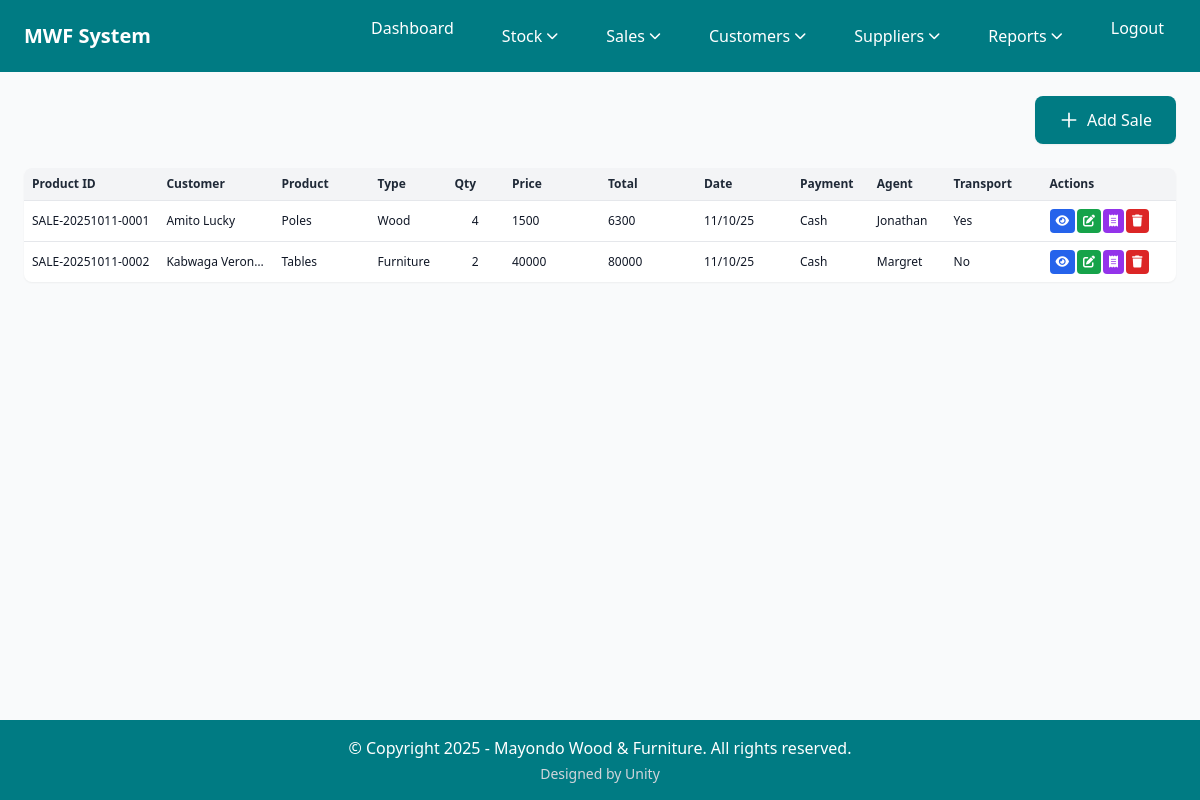
The page /saleRecord/ (signed in) on the database as committed earlier.
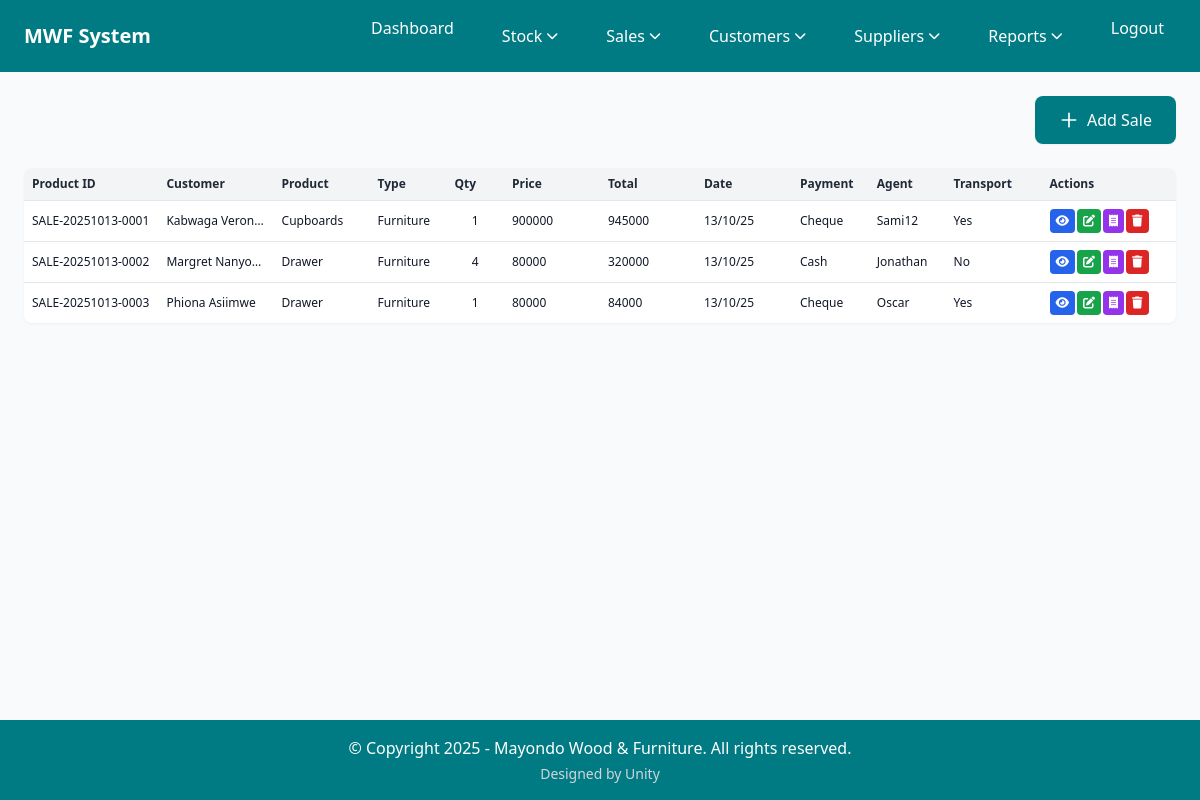
The same page on the database as committed later.
### home/models.py (models this page shows, shortened)
class Sale(models.Model):
    CUSTOMER_CHOICES = [('Timber', 'Timber'), ('Sofa', 'Sofa'),('Tables','Tables'),('Cupboards','Cupboards'),('Drawer','Drawer'),('Poles','Poles')]
    PRODUCT_TYPE_CHOICES = [('Wood', 'Wood'), ('Furniture', 'Furniture')]
    PAYMENT_CHOICES = [('Cash', 'Cash'), ('Cheque','Cheque'), ('Bank Overdraft','Bank Overdraft')]
    product_id = models.CharField(max_length=50, blank=True, unique=True)
    customer = models.ForeignKey(Customer, on_delete=models.PROTECT, null=True, blank=True, help_text="Select the customer for this sale")
    product_name = models.CharField(max_length=100, choices=CUSTOMER_CHOICES,
                                   help_text="Select the product category",
                                   default='Timber')
    product_type = models.CharField(max_length=20, choices=PRODUCT_TYPE_CHOICES,
                                   help_text="Select the product type",
                                   default='Furniture')
    product_ref = models.ForeignKey(Product, on_delete=models.PROTECT, null=True, blank=True,
                                   help_text="Auto-populated from product details")
    quantity = models.IntegerField()  # Number of items sold
    date = models.DateField(null=False)  # When the sale occurred
    unit_price = models.DecimalField(max_digits=10, decimal_places=2, default=0.00, help_text="Price per unit in UGX")
    total_sales_amount = models.DecimalField(max_digits=12, decimal_places=2, default=0.00, help_text="Automatically calculated from quantity × unit price")
    payment_type = models.TextField(choices = PAYMENT_CHOICES)  # How customer paid
    sales_agent = models.CharField(max_length=50)  # Employee who made the sale
    transport_required = models.BooleanField(default=False)  # Delivery needed (checkbox)

class Customer(models.Model):
    name = models.CharField(max_length=100, unique=True, help_text="Customer full name")
    phone = models.CharField(max_length=15, help_text="Customer phone number")
    email = models.EmailField(help_text="Customer email address")
    address = models.TextField(help_text="Customer physical address")
    created_at = models.DateTimeField(auto_now_add=True)
    updated_at = models.DateTimeField(auto_now=True)
    class Meta:
        ordering = ['name']

### home/views.py (the view)
# urls.py: path('saleRecord/', saleRecord, name='saleRecord'),     # View all sales
@secure_view
@login_required
@user_passes_test(is_employee_or_manager)
def saleRecord(request):
    all_Sales = Sale.objects.select_related('customer').all()
    context = {
        "Sales" : all_Sales
    }
    return render(request, 'sales.html', context)

### home/context_processors.py (called while the page is built)
def user_roles(request):
    context = {
        'is_manager': False,
        'is_employee': False,
    }
    if request.user.is_authenticated:
        context['is_manager'] = request.user.groups.filter(name="Manager").exists()
        context['is_employee'] = request.user.groups.filter(name="Employee").exists()
    return context

### home/views.py (called while the page is built)
def is_employee_or_manager(user):
    return user.is_authenticated and user.groups.filter(name__in=['Manager', 'Employee']).exists()

def secure_view(view_func):
    @wraps(view_func)
    @never_cache
    @cache_control(no_cache=True, must_revalidate=True, no_store=True)
    def wrapper(request, *args, **kwargs):
        response = view_func(request, *args, **kwargs)
        if hasattr(response, '__setitem__'):
            response['Cache-Control'] = 'no-cache, no-store, must-revalidate, max-age=0'
            response['Pragma'] = 'no-cache'
            response['Expires'] = '0'
            response['X-Frame-Options'] = 'DENY'  # Prevent clickjacking
        return response
    return wrapper

### home/templates/sales.html (shortened to what this page needs)
{% extends 'base.html' %}
{% block content %}
      <div class="flex justify-end mb-6">
        <a href="/addSale/" class="inline-flex items-center px-6 py-3 bg-cordes-dark text-white font-medium rounded-lg hover:bg-cordes-blue transition-colors duration-300 shadow-sm">
          <svg class="w-5 h-5 mr-2" fill="none" stroke="currentColor" viewBox="0 0 24 24">
            <path stroke-linecap="round" stroke-linejoin="round" stroke-width="2" d="M12 4v16m8-8H4"></path>
          </svg>
          Add Sale
        </a>
      </div>
      <section class="bg-white rounded-lg shadow-sm overflow-hidden">
        <table class="w-full border-collapse table-fixed">
        <thead class="bg-gray-100">
          <tr>
            <th class="px-2 py-2 text-left text-xs font-semibold text-gray-800 border-b border-gray-200 w-28">Product ID</th>
            <th class="px-2 py-2 text-left text-xs font-semibold text-gray-800 border-b border-gray-200 w-24">Customer</th>
            <th class="px-2 py-2 text-left text-xs font-semibold text-gray-800 border-b border-gray-200 w-20">Product</th>
            <th class="px-2 py-2 text-left text-xs font-semibold text-gray-800 border-b border-gray-200 w-16">Type</th>
            <th class="px-2 py-2 text-left text-xs font-semibold text-gray-800 border-b border-gray-200 w-12">Qty</th>
            <th class="px-2 py-2 text-left text-xs font-semibold text-gray-800 border-b border-gray-200 w-20">Price</th>
            <th class="px-2 py-2 text-left text-xs font-semibold text-gray-800 border-b border-gray-200 w-20">Total</th>
            <th class="px-2 py-2 text-left text-xs font-semibold text-gray-800 border-b border-gray-200 w-20">Date</th>
            <th class="px-2 py-2 text-left text-xs font-semibold text-gray-800 border-b border-gray-200 w-16">Payment</th>
            <th class="px-2 py-2 text-left text-xs font-semibold text-gray-800 border-b border-gray-200 w-16">Agent</th>
            <th class="px-2 py-2 text-left text-xs font-semibold text-gray-800 border-b border-gray-200 w-20">Transport</th>
            <th class="px-2 py-2 text-left text-xs font-semibold text-gray-800 border-b border-gray-200 w-28">Actions</th>
          </tr>
        </thead>
        <tbody class="divide-y divide-gray-200">
          {% for item in Sales %}
          <tr class="hover:bg-gray-50 transition-colors duration-150">
            <td class="px-2 py-2 text-xs text-gray-900">{{ item.product_id }}</td>
            <td class="px-2 py-2 text-xs text-gray-900 truncate">{{ item.customer.name|default:"N/A" }}</td>
            <td class="px-2 py-2 text-xs text-gray-900 truncate">{{ item.product_name }}</td>
            <td class="px-2 py-2 text-xs text-gray-900">{{ item.product_type }}</td>
            <td class="px-2 py-2 text-xs text-gray-900 text-center">{{ item.quantity }}</td>
            <td class="px-2 py-2 text-xs text-gray-900">{{ item.unit_price|floatformat:0|default:"N/A" }}</td>
            <td class="px-2 py-2 text-xs text-gray-900 font-medium">{{ item.total_sales_amount|floatformat:0|default:"N/A" }}</td>
            <td class="px-2 py-2 text-xs text-gray-900">{{ item.date|date:"d/m/y" }}</td>
            <td class="px-2 py-2 text-xs text-gray-900 truncate">{{ item.payment_type }}</td>
            <td class="px-2 py-2 text-xs text-gray-900 truncate">{{ item.sales_agent }}</td>
            <td class="px-2 py-2 text-xs text-gray-900">{{ item.transport_required|yesno:"Yes,No" }}</td>
            <td class="px-2 py-2 text-xs">
              <div class="flex space-x-0.5">
                <a href="/view/{{ item.id }}" class="inline-block px-1.5 py-1 bg-blue-600 text-white text-xs rounded hover:bg-blue-700 transition-colors" title="View">
                  <i class="fas fa-eye text-xs"></i>
                </a>
                <a href="/edit/{{ item.id }}" class="inline-block px-1.5 py-1 bg-green-600 text-white text-xs rounded hover:bg-green-700 transition-colors" title="Edit">
                  <i class="fas fa-edit text-xs"></i>
                </a>
                <a href="/receipt/{{ item.id }}" target="_blank" class="inline-block px-1.5 py-1 bg-purple-600 text-white text-xs rounded hover:bg-purple-700 transition-colors" title="Receipt">
                  <i class="fas fa-receipt text-xs"></i>
                </a>
                <button onclick="openDeleteModal('{{ item.id }}', '{{ item.product_name }}', '{{ item.product_id }}')" class="px-1.5 py-1 bg-red-600 text-white text-xs rounded hover:bg-red-700 transition-colors" title="Delete">
                  <i class="fas fa-trash text-xs"></i>
                </button>
              </div>
            </td>
          </tr>
          {% empty %}
          <tr>
            <td colspan="12" class="px-6 py-8 text-center text-gray-500">No sales records yet. <a href="/addSale/" class="text-cordes-dark hover:underline">Add one</a></td>
          </tr>
          {% endfor %}
        </tbody>
        </table>
    </section>
{% endblock %}

### home/templates/base.html (shortened to what this page needs)
{% load static %}
<!DOCTYPE html>
<html lang="en">
<head>
    <link rel="stylesheet" href="https://cdnjs.cloudflare.com/ajax/libs/font-awesome/6.4.0/css/all.min.css">
    <script src="https://cdn.tailwindcss.com"></script>
</head>
<body class="bg-gray-50 min-h-screen flex flex-col{% if user.is_authenticated %} authenticated{% endif %}">
 <header class="bg-cordes-dark text-white px-6 py-4 flex justify-between items-center flex-wrap">
  <div class="logo">
    <h1 class="text-xl font-bold">MWF System</h1>
  </div>
  <nav role="navigation" aria-label="Main navigation">
    <ul class="flex space-x-6 list-none m-0 p-0">
      <li><a href="/dashboard/" class="px-3 py-2 rounded-md font-medium hover:bg-cordes-blue transition-colors duration-300 no-underline text-white">Dashboard</a></li>
      <li class="relative">
        <button onclick="toggleHeaderDropdown('header-stock-dropdown')" class="flex items-center px-3 py-2 rounded-md font-medium hover:bg-cordes-blue transition-colors duration-300 no-underline text-white">
          Stock
          <i class="fas fa-chevron-down ml-1 text-xs transition-transform duration-200" id="header-stock-dropdown-icon"></i>
        </button>
      </li>
      <li class="relative">
        <button onclick="toggleHeaderDropdown('header-sales-dropdown')" class="flex items-center px-3 py-2 rounded-md font-medium hover:bg-cordes-blue transition-colors duration-300 no-underline text-white">
          Sales
          <i class="fas fa-chevron-down ml-1 text-xs transition-transform duration-200" id="header-sales-dropdown-icon"></i>
        </button>
      </li>
      <li class="relative">
        <button onclick="toggleHeaderDropdown('header-customers-dropdown')" class="flex items-center px-3 py-2 rounded-md font-medium hover:bg-cordes-blue transition-colors duration-300 no-underline text-white">
          Customers
          <i class="fas fa-chevron-down ml-1 text-xs transition-transform duration-200" id="header-customers-dropdown-icon"></i>
        </button>
      </li>
      <li class="relative">
        <button onclick="toggleHeaderDropdown('header-suppliers-dropdown')" class="flex items-center px-3 py-2 rounded-md font-medium hover:bg-cordes-blue transition-colors duration-300 no-underline text-white">
          Suppliers
          <i class="fas fa-chevron-down ml-1 text-xs transition-transform duration-200" id="header-suppliers-dropdown-icon"></i>
        </button>
      </li>
      {% if is_manager %}
      <li class="relative">
        <button onclick="toggleHeaderDropdown('header-reports-dropdown')" class="flex items-center px-3 py-2 rounded-md font-medium hover:bg-cordes-blue transition-colors duration-300 no-underline text-white">
          Reports
          <i class="fas fa-chevron-down ml-1 text-xs transition-transform duration-200" id="header-reports-dropdown-icon"></i>
        </button>
      </li>
      {% endif %}
      <li><a href="/logout/" class="px-3 py-2 rounded-md font-medium hover:bg-cordes-blue transition-colors duration-300 no-underline text-white">Logout</a></li>
    </ul>
  </nav>
</header>
<main id="main-content" class="flex-1 max-w-7xl mx-auto p-6 w-full" role="main">
    {% block content %}{% endblock %}
</main>
<footer class="bg-cordes-dark text-white text-center py-4 mt-auto" role="contentinfo">
    <p class="m-0">&copy; Copyright 2025 - Mayondo Wood & Furniture. All rights reserved.</p>
    <p class="text-sm text-gray-300 mt-1">Designed by Unity</p>
</footer>
</body>
</html>

Rows that differ between the two databases and show on the page:
removed Sale: product_id "SALE-20251011-0001", customer.name "Amito Lucky", product_name "Poles", product_type "Wood", quantity "4", unit_price "1500", total_sales_amount "6300", date "11/10/25", payment_type "Cash", sales_agent "Jonathan", transport_required "Yes"
removed Sale: product_id "SALE-20251011-0002", customer.name "Kabwaga Veron…", product_name "Tables", product_type "Furniture", quantity "2", unit_price "40000", total_sales_amount "80000", date "11/10/25", payment_type "Cash", sales_agent "Margret", transport_required "No"
added Sale: product_id "SALE-20251013-0001", customer.name "Kabwaga Veron…", product_name "Cupboards", product_type "Furniture", quantity "1", unit_price "900000", total_sales_amount "945000", date "13/10/25", payment_type "Cheque", sales_agent "Sami12", transport_required "Yes"
added Sale: product_id "SALE-20251013-0002", customer.name "Margret Nanyo…", product_name "Drawer", product_type "Furniture", quantity "4", unit_price "80000", total_sales_amount "320000", date "13/10/25", payment_type "Cash", sales_agent "Jonathan", transport_required "No"
added Sale: product_id "SALE-20251013-0003", customer.name "Phiona Asiimwe", product_name "Drawer", product_type "Furniture", quantity "1", unit_price "80000", total_sales_amount "84000", date "13/10/25", payment_type "Cheque", sales_agent "Oscar", transport_required "Yes"
